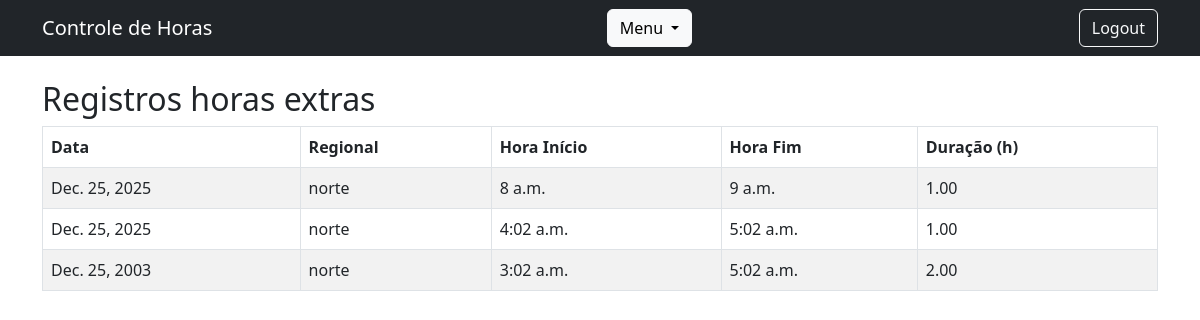
/lista/ (signed in), run on an earlier commit of the app's database.
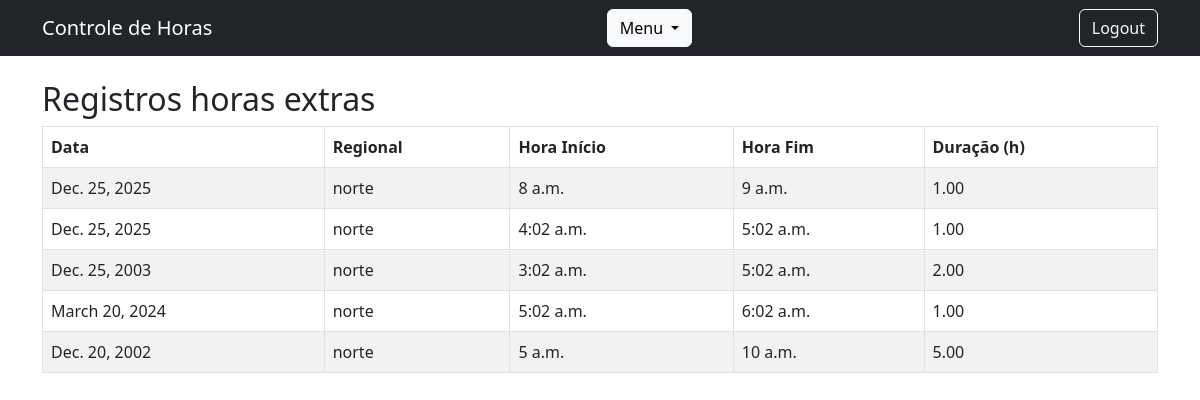
And on a later commit of the database.
### core/models.py (models this page shows, shortened)
class RegistroHora(models.Model):
    funcionario = models.ForeignKey(User, on_delete=models.CASCADE, null=True, blank=True)
    regional = models.ForeignKey(Regional, on_delete=models.CASCADE)
    data = models.DateField()
    hora_inicio = models.TimeField()
    hora_fim = models.TimeField()
    def total_horas(self):
        delta = datetime.combine(self.data, self.hora_fim) - datetime.combine(self.data, self.hora_inicio)
        return delta.total_seconds() / 3600

class Regional(models.Model):
    nome = models.CharField(max_length=100)
    def __str__(self):
        return self.nome

### core/views.py (the view)
# urls.py: path('lista/', views.lista_registros, name='lista_registros'),
@login_required
def lista_registros(request):
    registros = RegistroHora.objects.all()
    return render(request, 'core/lista_registros.html', {'registros': registros})

### core/Templates/core/lista_registros.html
{% extends 'core/inicio.html' %}
{% block content %}
{% if user.is_staff %}
<h2>Registros horas extras</h2>
<table class="table table-bordered table-striped">
    <thead>
        <tr>
            <th>Data</th>
            <th>Regional</th>
            <th>Hora Início</th>
            <th>Hora Fim</th>
            <th>Duração (h)</th>
        </tr>
    </thead>
    <tbody>
        {% for r in registros %}
        <tr>
            <td>{{ r.data }}</td>
            <td>{{ r.regional }}</td>
            <td>{{ r.hora_inicio }}</td>
            <td>{{ r.hora_fim }}</td>
            <td>{{ r.total_horas|floatformat:2 }}</td>
        </tr>
        {% empty %}
        <tr>
            <td colspan="5">Nenhum registro encontrado.</td>
        </tr>
        {% endfor %}
    </tbody>
</table>
{% else %}
<p>Você não tem permissão para visualizar essa página.</p>
{% endif %}
{% endblock %}

### core/Templates/core/Inicio.html (shortened to what this page needs)
<!DOCTYPE html>
<html lang="pt-br">
<head>
    <link rel="stylesheet" href="https://cdn.jsdelivr.net/npm/bootstrap@5.3.0/dist/css/bootstrap.min.css">
</head>
<body>
    <nav class="navbar navbar-dark bg-dark p-2 mb-4">
        <div class="container d-flex justify-content-between align-items-center">
            <a class="navbar-brand" href="{% url 'lista_registros' %}">Controle de Horas</a>
            {% if user.is_authenticated %}
                <div class="dropdown">
                    <button class="btn btn-light dropdown-toggle" type="button" data-bs-toggle="dropdown" aria-expanded="false">
                        Menu
                    </button>
                </div>
                <form method="post" action="{% url 'logout' %}" class="d-inline">
                    <button class="btn btn-outline-light ms-2" type="submit">Logout</button>
                </form>
            {% else %}
                <a class="btn btn-outline-light" href="{% url 'login' %}">Login</a>
            {% endif %}
        </div>
    </nav>
    <div class="container">
        {% block content %}
        {% endblock %}
    </div>
</body>
</html>

What changed in the data, as far as the page shows it:
added RegistroHora: data "March 20, 2024", regional "norte", hora_inicio "5:02 a.m.", hora_fim "6:02 a.m.", total_horas "1.00"
added RegistroHora: data "Dec. 20, 2002", regional "norte", hora_inicio "5 a.m.", hora_fim "10 a.m.", total_horas "5.00"
